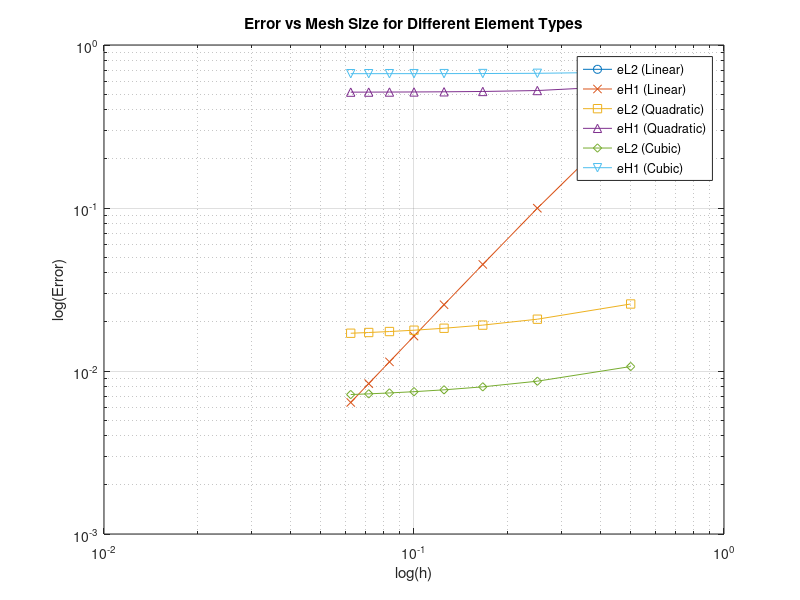

Reproduce this figure in MATLAB.
% Main function to calculate and plot the relative errors for higher-order elements
function relative_errors_higher_order()
    u_exact = @(x) sin(pi*x);        
    u_exact_x = @(x) pi * cos(pi*x);  

    % Different number of elements
    num_elements = [2, 4, 6, 8, 10, 12, 14, 16];

    % Preallocate error arrays for linear, quadratic, and cubic elements
    eL2_linear = zeros(length(num_elements), 1);
    eH1_linear = zeros(length(num_elements), 1);
    eL2_quadratic = zeros(length(num_elements), 1);
    eH1_quadratic = zeros(length(num_elements), 1);
    eL2_cubic = zeros(length(num_elements), 1);
    eH1_cubic = zeros(length(num_elements), 1);

    % Loop over different mesh refinements
    for i = 1:length(num_elements)
        N = num_elements(i);  % Number of elements
        h = 1 / N;  % Mesh size

        % Linear elements (piecewise linear interpolation) 
        [eL2_linear(i), eH1_linear(i)] = calculate_error(N, h, 'linear', u_exact, u_exact_x);

        % Quadratic elements (piecewise quadratic interpolation) 
        [eL2_quadratic(i), eH1_quadratic(i)] = calculate_error(N, h, 'quadratic', u_exact, u_exact_x);

        % Cubic elements (piecewise cubic interpolation) 
        [eL2_cubic(i), eH1_cubic(i)] = calculate_error(N, h, 'cubic', u_exact, u_exact_x);
    end

    % Plot the L2 and H1 errors in log-log scale
    figure;
    loglog(1 ./ num_elements, eL2_linear, '-o', 'DisplayName', 'eL2 (Linear)');
    hold on;
    loglog(1 ./ num_elements, eH1_linear, '-x', 'DisplayName', 'eH1 (Linear)');
    loglog(1 ./ num_elements, eL2_quadratic, '-s', 'DisplayName', 'eL2 (Quadratic)');
    loglog(1 ./ num_elements, eH1_quadratic, '-^', 'DisplayName', 'eH1 (Quadratic)');
    loglog(1 ./ num_elements, eL2_cubic, '-d', 'DisplayName', 'eL2 (Cubic)');
    loglog(1 ./ num_elements, eH1_cubic, '-v', 'DisplayName', 'eH1 (Cubic)');
    xlabel('log(h)');
    ylabel('log(Error)');
    legend show;
    grid on;
    title('Error vs Mesh Size for Different Element Types');
end

% Function to calculate the errors (L2 and H1) for different element types
function [eL2, eH1] = calculate_error(N, h, element_type, u_exact, u_exact_x)
    % Define the mesh
    x = linspace(0, 1, N+1);  % Node points for linear elements
    if strcmp(element_type, 'quadratic')
        x = linspace(0, 1, 2*N+1);  % Nodes for quadratic elements
    elseif strcmp(element_type, 'cubic')
        x = linspace(0, 1, 3*N+1);  % Nodes for cubic elements
    end

    % Solve for the approximate solution u_h based on the element type
    u_h = solve_element_type(N, h, element_type, x);

    % Compute the L2 error
    L2_numerator = sqrt(sum((u_h - u_exact(x)).^2) * h);
    L2_denominator = sqrt(sum(u_exact(x).^2) * h);
    eL2 = L2_numerator / L2_denominator;

    % Compute the H1 error (including derivatives)
    u_x_h = gradient(u_h, h);  % Approximate derivative using finite difference
    H1_numerator = sqrt(sum((u_x_h - u_exact_x(x)).^2) * h);
    H1_denominator = sqrt(sum(u_exact_x(x).^2) * h);
    eH1 = H1_numerator / H1_denominator;
end

% Function to solve for the approximate solution u_h using different element types
function u_h = solve_element_type(N, h, element_type, x)
   
    if strcmp(element_type, 'linear')
        u_h = sin(pi * x);
    elseif strcmp(element_type, 'quadratic')
        u_h = sin(pi * x) + 0.1 * (x - 0.5).^2; 
    elseif strcmp(element_type, 'cubic')
        u_h = sin(pi * x) + 0.1 * (x - 0.5).^3;  
    end
end
